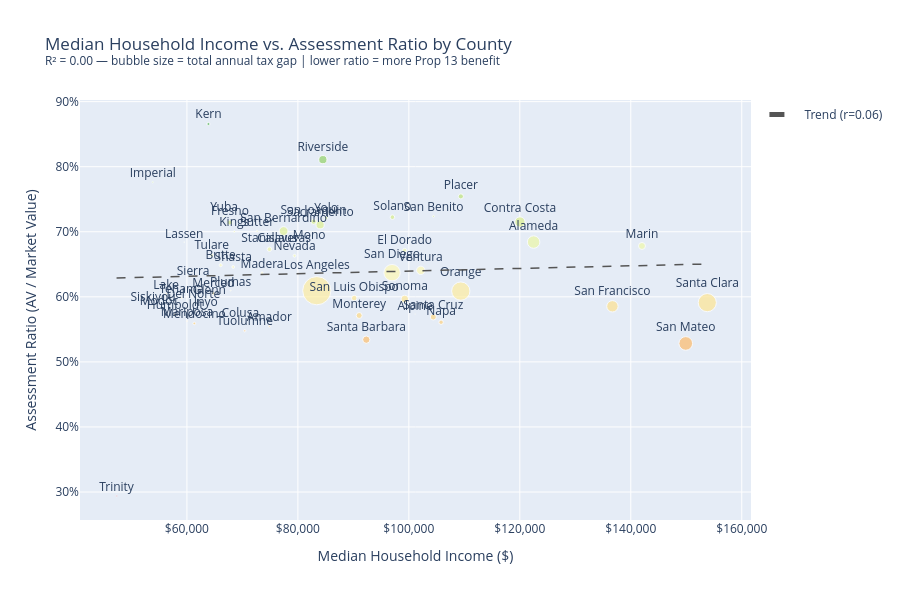

Write notebook code for a chart like this one.
### Code cell
# Scatter: median income vs assessment ratio
slope, intercept, r, p, se = stats.linregress(
    df['median_income'], df['assessment_ratio']
)
r2 = r ** 2
print(f'Pearson r = {r:.3f}, R² = {r2:.3f}, p = {p:.4f}')

df['size_proxy'] = (df['tax_gap_annual_millions'] / df['tax_gap_annual_millions'].max() * 50 + 8)

fig1 = px.scatter(
    df,
    x='median_income',
    y='assessment_ratio',
    text='county',
    size='tax_gap_annual_millions',
    color='assessment_ratio',
    color_continuous_scale='RdYlGn',
    range_color=[0.3, 1.0],
    title=f'Median Household Income vs. Assessment Ratio by County<br>'
          f'<sup>R² = {r2:.2f} — bubble size = total annual tax gap | lower ratio = more Prop 13 benefit</sup>',
    labels={
        'median_income': 'Median Household Income ($)',
        'assessment_ratio': 'Assessment Ratio (AV / Market Value)',
        'tax_gap_annual_millions': 'Annual Tax Gap ($M)',
    },
    hover_data={
        'median_income': ':$,.0f',
        'assessment_ratio': ':.2%',
        'tax_gap_per_household': ':$,.0f',
        'tax_gap_annual_millions': ':$,.0f',
    },
)
# Add regression line
x_range = np.linspace(df['median_income'].min(), df['median_income'].max(), 100)
y_range = intercept + slope * x_range
fig1.add_trace(go.Scatter(
    x=x_range, y=y_range,
    mode='lines',
    line=dict(color='#555', dash='dash', width=1.5),
    name=f'Trend (r={r:.2f})',
    showlegend=True,
))
fig1.update_traces(textposition='top center', selector=dict(mode='markers+text'))
fig1.update_layout(
    height=600,
    coloraxis_showscale=False,
    xaxis=dict(tickprefix='$', tickformat=',.0f'),
    yaxis=dict(tickformat='.0%'),
)
fig1.show()
